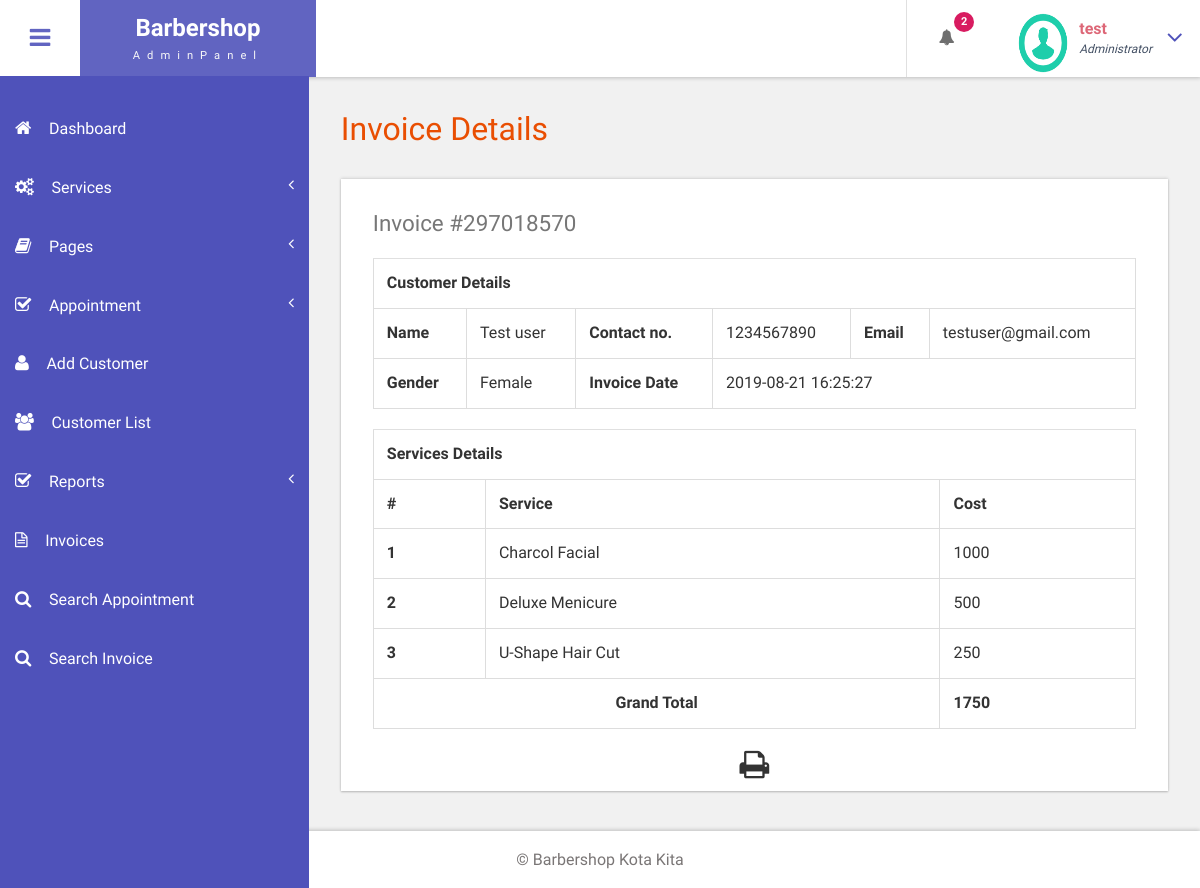
Before: /bpms/admin/view-invoice.php?invoiceid=297018570 (signed in) with the older database file.
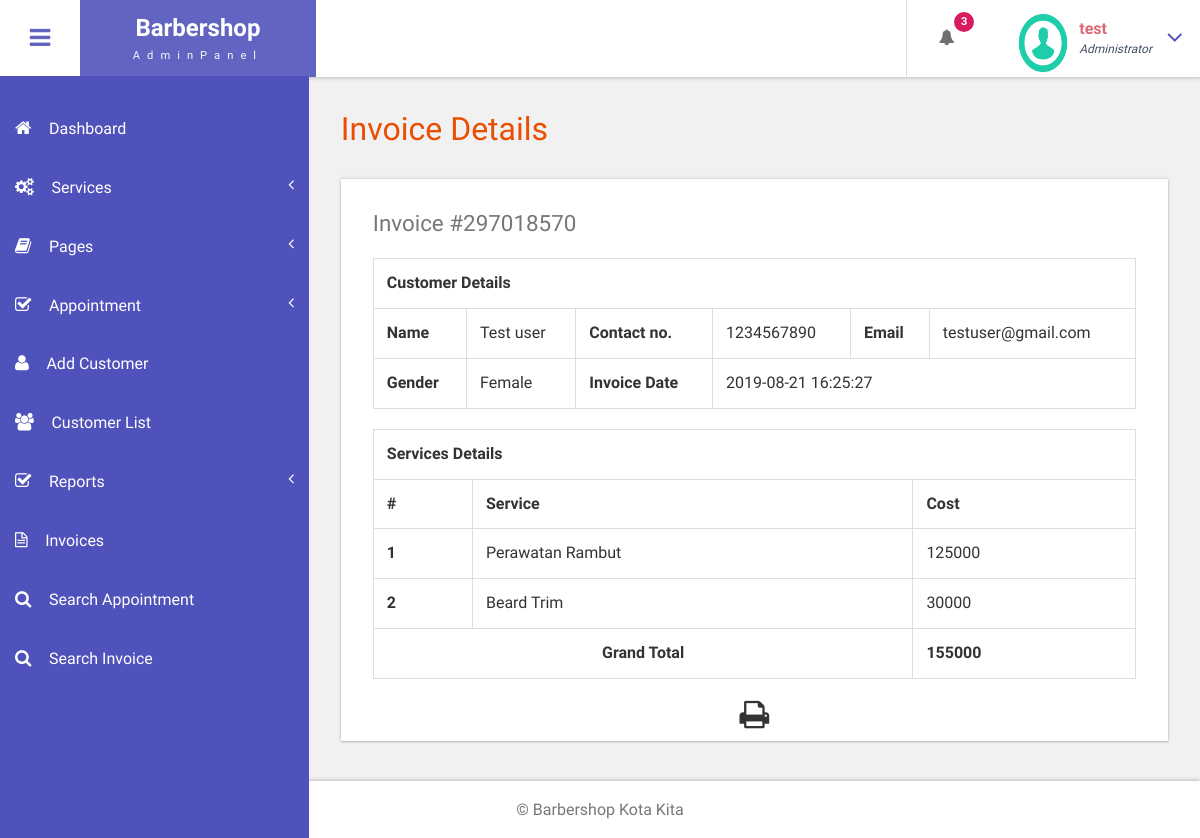
After: the same page with the newer database file.
### tables this page shows
CREATE TABLE `tblservices` (
  `ID` int(10) NOT NULL,
  `ServiceName` varchar(200) DEFAULT NULL,
  `Cost` int(10) DEFAULT NULL,
  `CreationDate` timestamp NULL DEFAULT current_timestamp()
);

### bpms/admin/view-invoice.php (the view, shortened to what this page needs)
<?php
include('includes/dbconnection.php');
if (strlen($_SESSION['bpmsaid']==0)) {
  header('location:logout.php');
  } else{
  ?>
<!DOCTYPE HTML>
<html>
<head>
<link href="css/bootstrap.css" rel='stylesheet' type='text/css' />
<link href="css/style.css" rel='stylesheet' type='text/css' />
<link href="css/font-awesome.css" rel="stylesheet">
<link href="css/animate.css" rel="stylesheet" type="text/css" media="all">
<link href="css/custom.css" rel="stylesheet">
</head>
<body class="cbp-spmenu-push">
	<div class="main-content">
		 <?php include_once('includes/sidebar.php');?>
		 <?php include_once('includes/header.php');?>
		<div id="page-wrapper">
			<div class="main-page">
				<div class="tables" id="exampl">
					<h3 class="title1">Invoice Details</h3>
	<?php
	$invid=intval($_GET['invoiceid']);
$ret=mysqli_query($con,"select DISTINCT  tblinvoice.PostingDate,tblcustomers.Name,tblcustomers.Email,tblcustomers.MobileNumber,tblcustomers.Gender
	from  tblinvoice
	join tblcustomers on tblcustomers.ID=tblinvoice.Userid
	where tblinvoice.BillingId='$invid'");
while ($row=mysqli_fetch_array($ret)) {
?>
					<div class="table-responsive bs-example widget-shadow">
						<h4>Invoice #<?php echo $invid;?></h4>
						<table class="table table-bordered" width="100%" border="1">
<tr>
<th colspan="6">Customer Details</th>
</tr>
							 <tr>
								<th>Name</th>
								<td><?php echo $row['Name']?></td>
								<th>Contact no.</th>
								<td><?php echo $row['MobileNumber']?></td>
								<th>Email </th>
								<td><?php echo $row['Email']?></td>
							</tr>
							 <tr>
								<th>Gender</th>
								<td><?php echo $row['Gender']?></td>
								<th>Invoice Date</th>
								<td colspan="3"><?php echo $row['PostingDate']?></td>
							</tr>
<?php }?>
</table>
<table class="table table-bordered" width="100%" border="1">
<tr>
<th colspan="3">Services Details</th>
</tr>
<tr>
<th>#</th>
<th>Service</th>
<th>Cost</th>
</tr>
<?php
$ret=mysqli_query($con,"select tblservices.ServiceName,tblservices.Cost
	from  tblinvoice
	join tblservices on tblservices.ID=tblinvoice.ServiceId
	where tblinvoice.BillingId='$invid'");
$cnt=1;
while ($row=mysqli_fetch_array($ret)) {
	?>
<tr>
<th><?php echo $cnt;?></th>
<td><?php echo $row['ServiceName']?></td>
<td><?php echo $subtotal=$row['Cost']?></td>
</tr>
<?php
$cnt=$cnt+1;
$gtotal+=$subtotal;
} ?>
<tr>
<th colspan="2" style="text-align:center">Grand Total</th>
<th><?php echo $gtotal?></th>
</tr>
</table>
  <p style="margin-top:1%"  align="center">
  <i class="fa fa-print fa-2x" style="cursor: pointer;"  OnClick="CallPrint(this.value)" ></i>
</p>
					</div>
				</div>
			</div>
		</div>
		 <?php include_once('includes/footer.php');?>
	</div>
</body>
</html>
<?php }  ?>

### bpms/admin/includes/header.php (shortened to what this page needs)
<div class="sticky-header header-section ">
      <div class="header-left">
        <button id="showLeftPush"><i class="fa fa-bars"></i></button>
        <div class="logo">
          <a href="index.html">
            <h1>Barbershop</h1>
            <span>AdminPanel</span>
          </a>
        </div>
      </div>
      <div class="header-right">
        <div class="profile_details_left">
          <ul class="nofitications-dropdown">
            <?php
$ret1=mysqli_query($con,"select ID,Name from  tblappointment where Status=''");
$num=mysqli_num_rows($ret1);
?>
            <li class="dropdown head-dpdn">
              <a href="#" class="dropdown-toggle" data-toggle="dropdown" aria-expanded="false"><i class="fa fa-bell"></i><span class="badge blue"><?php echo $num;?></span></a>
            </li>
          </ul>
          <div class="clearfix"> </div>
        </div>
        <div class="profile_details">
        <?php
$adid=$_SESSION['bpmsaid'];
$ret=mysqli_query($con,"select AdminName from tbladmin where ID='$adid'");
$row=mysqli_fetch_array($ret);
$name=$row['AdminName'];
?>
          <ul>
            <li class="dropdown profile_details_drop">
              <a href="#" class="dropdown-toggle" data-toggle="dropdown" aria-expanded="false">
                <div class="profile_img">
                  <span class="prfil-img"><img src="images/download (1).png" alt="" width="50" height="60"> </span>
                  <div class="user-name">
                    <p><?php echo $name; ?></p>
                    <span>Administrator</span>
                  </div>
                  <i class="fa fa-angle-down lnr"></i>
                  <div class="clearfix"></div>
                </div>
              </a>
            </li>
          </ul>
        </div>
      </div>
      <div class="clearfix"> </div>
    </div>

Changed rows visible on the page:
removed tblservices: ServiceName "U-Shape Hair Cut", Cost "250"
changed tblservices: ServiceName "Charcol Facial" → "Perawatan Rambut"; Cost "1000" → "125000"
changed tblservices: ServiceName "Deluxe Menicure" → "Beard Trim"; Cost "500" → "30000"
Other visible differences:
$num: "2" → "3"
$gtotal: "1750" → "155000"
